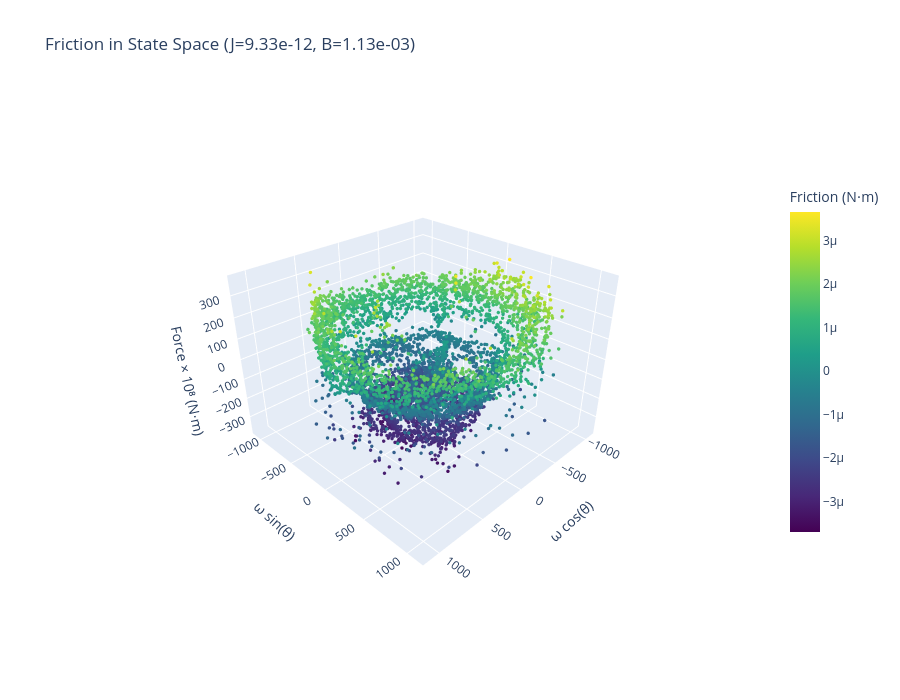

Here is the notebook cell this chart was saved with:
### Code cell
# 3D Visualization of Friction in State Space using Plotly
import plotly.graph_objects as go

# Wrap theta to [0, 2π] for visualization
theta_wrapped = np.mod(theta_trk_trim, 2*np.pi)

# Convert to Cartesian coordinates with radius offset
omega_offset = omega_trk_trim - np.min(omega_trk_trim)
xs = omega_offset * np.cos(theta_wrapped)
ys = omega_offset * np.sin(theta_wrapped)
zs = frc * 1e8  # Scale for visibility

# Create interactive Plotly 3D scatter
fig = go.Figure(data=[go.Scatter3d(
    x=xs,
    y=ys,
    z=zs,
    mode='markers',
    marker=dict(
        size=2,
        color=frc,
        colorscale='Viridis',
        colorbar=dict(title='Friction (N⋅m)', x=1.02, len=0.7),
        showscale=True
    ),
    text=[f'θ={theta_wrapped[i]:.2f} rad<br>ω={omega_trk_trim[i]:.1f} rad/s<br>F={frc[i]:.2e} N⋅m'
          for i in range(len(frc))],
    hovertemplate='<b>Friction in State Space</b><br>%{text}<extra></extra>'
)])

# Calculate ranges for equal aspect ratio
max_range = np.max([xs.max() - xs.min(), ys.max() - ys.min()]) / 2.0
mid_x = (xs.max() + xs.min()) * 0.5
mid_y = (ys.max() + ys.min()) * 0.5

fig.update_layout(
    title=f'Friction in State Space (J={J_INITIAL:.2e}, B={B_MAGNET_INITIAL:.2e})',
    scene=dict(
        xaxis=dict(title='ω cos(θ)', range=[mid_x - max_range, mid_x + max_range]),
        yaxis=dict(title='ω sin(θ)', range=[mid_y - max_range, mid_y + max_range]),
        zaxis=dict(title='Force × 10⁸ (N⋅m)'),
        aspectmode='manual',
        aspectratio=dict(x=1, y=1, z=0.7),
        camera=dict(eye=dict(x=1.5, y=1.5, z=1.2))
    ),
    width=900,
    height=700
)

fig.show()

print("\\n✓ 3D friction visualization created")
print("  Drag to rotate, scroll to zoom, hover for values")

### Figure 1 — Plotly figure (JSON) as saved in the notebook; plotly's stock layout.template omitted (floating-point values rounded to 4 significant figures; data arrays with more than 128 entries replaced by an {"elided": "..."} marker saying what was removed)
{"data": [{"hovertemplate": "<b>Friction in State Space</b><br>%{text}<extra></extra>", "marker": {"color": {"elided": "6521 float values"}, "colorbar": {"len": 0.7, "title": {"text": "Friction (N⋅m)"}, "x": 1.02}, "colorscale": [[0, "#440154"], [0.1111, "#482878"], [0.2222, "#3e4989"], [0.3333, "#31688e"], [0.4444, "#26828e"], [0.5556, "#1f9e89"], [0.6667, "#35b779"], [0.7778, "#6ece58"], [0.8889, "#b5de2b"], [1, "#fde725"]], "showscale": true, "size": 2}, "mode": "markers", "text": {"elided": "6521 str values"}, "type": "scatter3d", "x": {"elided": "6521 float values"}, "y": {"elided": "6521 float values"}, "z": {"elided": "6521 float values"}}], "layout": {"height": 700, "scene": {"aspectmode": "manual", "aspectratio": {"x": 1, "y": 1, "z": 0.7}, "camera": {"eye": {"x": 1.5, "y": 1.5, "z": 1.2}}, "xaxis": {"range": [-1134.0, 1170.0], "title": {"text": "ω cos(θ)"}}, "yaxis": {"range": [-1138.0, 1165.0], "title": {"text": "ω sin(θ)"}}, "zaxis": {"title": {"text": "Force × 10⁸ (N⋅m)"}}}, "title": {"text": "Friction in State Space (J=9.33e-12, B=1.13e-03)"}, "width": 900}}
